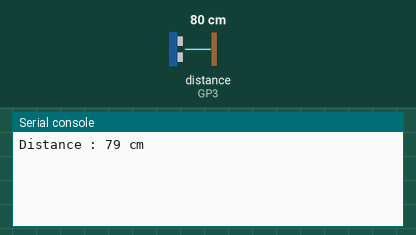
Recording of a program running on a simulated Raspberry Pi Pico running MicroPython. On the bench: the last lines printed to the serial console. The inputs (shaded band) are chosen by the test bench; at power-on: distance to the obstacle (sensor on GP3) 80 cm. The echo pulse lasts 58.3 µs per cm.

Above: at 1.2 s.
1.3 s: distance to the obstacle (sensor on GP3) set to 2 cm
At 5.4 s:
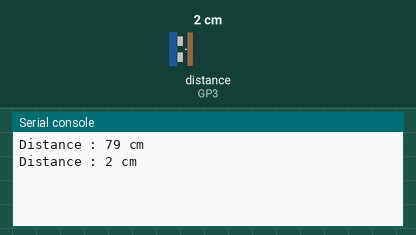
7.3 s: distance to the obstacle (sensor on GP3) set to 4 cm
At 10.4 s:
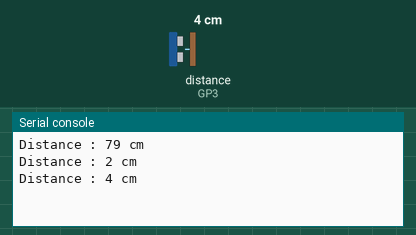
Timing chart, 0 to 11.9 s (numbered marks = the images above; inputs shaded):
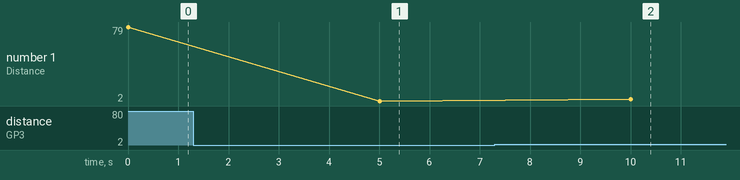

Measured:
- after the input at 1.3 s, the serial console: prints a new line after 3.7 s (image 1)
- after the input at 7.3 s, the serial console: prints a new line after 2.7 s (image 2)
- plotted number 1: 79 → 2 after the input at 1.3 s, 2 → 4 after the input at 7.3 s

The program:

main.py
```python
from machine import Pin
import utime

trigger=Pin(2,Pin.OUT)
echo=Pin(3,Pin.IN)

def get_distance():
    trigger.value(1)
    utime.sleep_us(10)
    trigger.value(0)

    while echo.value()==0:
        signaloff=utime.ticks_us()

    while echo.value()==1:
        signalon=utime.ticks_us()

    timeduration=signalon-signaloff
    dist=(timeduration*0.034)/2
    return int(dist)

while True:
    distance=get_distance()
    print("Distance :",distance,"cm")
    utime.sleep(5)
```
